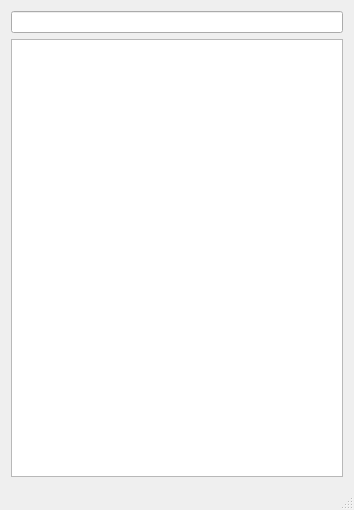
<?xml version="1.0" encoding="UTF-8"?>
<ui version="4.0">
 <class>MainWindow</class>
 <widget class="QMainWindow" name="MainWindow">
  <property name="geometry">
   <rect>
    <x>0</x>
    <y>0</y>
    <width>354</width>
    <height>510</height>
   </rect>
  </property>
  <property name="windowTitle">
   <string>MainWindow</string>
  </property>
  <widget class="QWidget" name="centralWidget">
   <layout class="QVBoxLayout" name="verticalLayout">
    <item>
     <widget class="QLineEdit" name="le_filter"/>
    </item>
    <item>
     <widget class="QTableView" name="ls_menu"/>
    </item>
   </layout>
  </widget>
  <widget class="QMenuBar" name="menuBar">
   <property name="geometry">
    <rect>
     <x>0</x>
     <y>0</y>
     <width>354</width>
     <height>23</height>
    </rect>
   </property>
  </widget>
  <widget class="QStatusBar" name="statusBar"/>
  <action name="actionfoo">
   <property name="text">
    <string>foo</string>
   </property>
  </action>
  <action name="actionbar">
   <property name="text">
    <string>bar</string>
   </property>
  </action>
 </widget>
 <layoutdefault spacing="6" margin="11"/>
 <resources/>
 <connections>
  <connection>
   <sender>ls_menu</sender>
   <signal>doubleClicked(QModelIndex)</signal>
   <receiver>MainWindow</receiver>
   <slot>slotMenuClick(QModelIndex)</slot>
   <hints>
    <hint type="sourcelabel">
     <x>182</x>
     <y>425</y>
    </hint>
    <hint type="destinationlabel">
     <x>356</x>
     <y>437</y>
    </hint>
   </hints>
  </connection>
 </connections>
 <slots>
  <slot>slotMenuClick(QModelIndex)</slot>
 </slots>
</ui>
